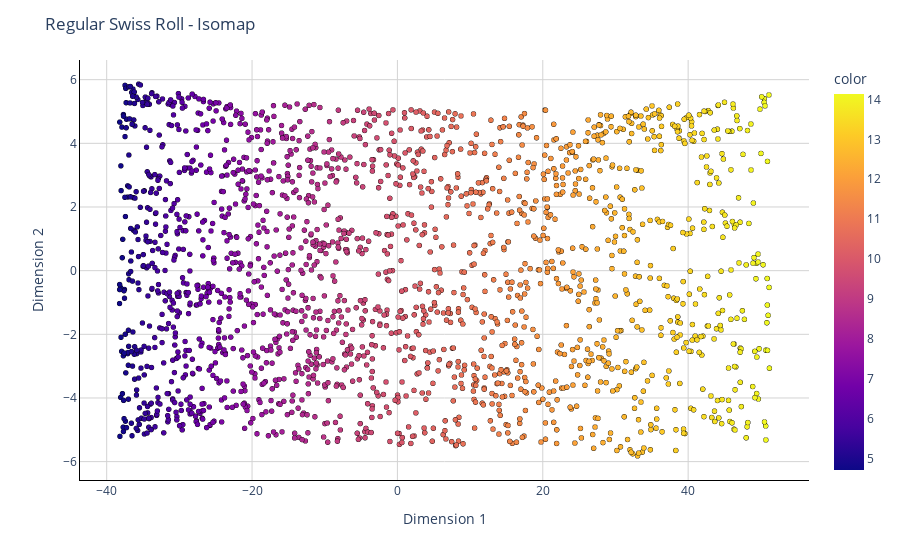

Source (notebook cell):
### Code cell
Plot2D(isomap_res, y, 'Regular Swiss Roll - Isomap')

### Figure 1 — Plotly figure (JSON) as saved in the notebook; plotly's stock layout.template omitted (floating-point values rounded to 4 significant figures; data arrays with more than 128 entries replaced by an {"elided": "..."} marker saying what was removed)
{"data": [{"hovertemplate": "Dimension 1=%{x}<br>Dimension 2=%{y}<br>color=%{marker.color}<extra></extra>", "legendgroup": "", "marker": {"color": {"elided": "2000 float values"}, "coloraxis": "coloraxis", "line": {"color": "black", "width": 0.3}, "opacity": 1, "size": 5, "symbol": "circle"}, "mode": "markers", "name": "", "showlegend": false, "type": "scattergl", "x": {"elided": "2000 float values"}, "xaxis": "x", "y": {"elided": "2000 float values"}, "yaxis": "y"}], "layout": {"autosize": true, "coloraxis": {"colorbar": {"title": {"text": "color"}}, "colorscale": [[0, "#0d0887"], [0.1111, "#46039f"], [0.2222, "#7201a8"], [0.3333, "#9c179e"], [0.4444, "#bd3786"], [0.5556, "#d8576b"], [0.6667, "#ed7953"], [0.7778, "#fb9f3a"], [0.8889, "#fdca26"], [1, "#f0f921"]]}, "legend": {"tracegroupgap": 0}, "margin": {"t": 60}, "plot_bgcolor": "white", "title": {"text": "Regular Swiss Roll - Isomap"}, "xaxis": {"anchor": "y", "autorange": true, "domain": [0, 1], "gridcolor": "lightgrey", "gridwidth": 1, "linecolor": "black", "linewidth": 1, "range": [-43.82, 56.78], "showgrid": true, "showline": true, "title": {"text": "Dimension 1"}, "type": "linear", "zeroline": true, "zerolinecolor": "lightgrey", "zerolinewidth": 1}, "yaxis": {"anchor": "x", "autorange": true, "domain": [0, 1], "gridcolor": "lightgrey", "gridwidth": 1, "linecolor": "black", "linewidth": 1, "range": [-6.679, 6.72], "showgrid": true, "showline": true, "title": {"text": "Dimension 2"}, "type": "linear", "zeroline": true, "zerolinecolor": "lightgrey", "zerolinewidth": 1}}}
